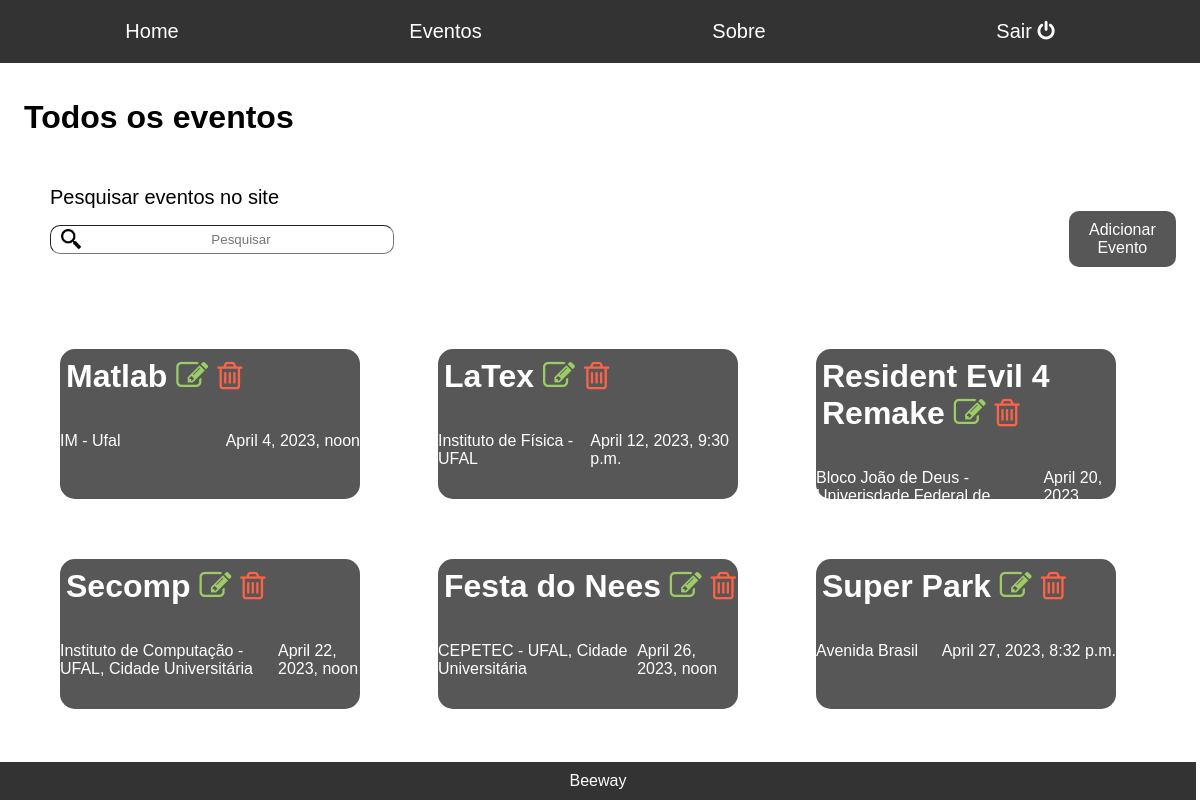
The page /administrador/todos.eventos (signed in) on the database as committed earlier.
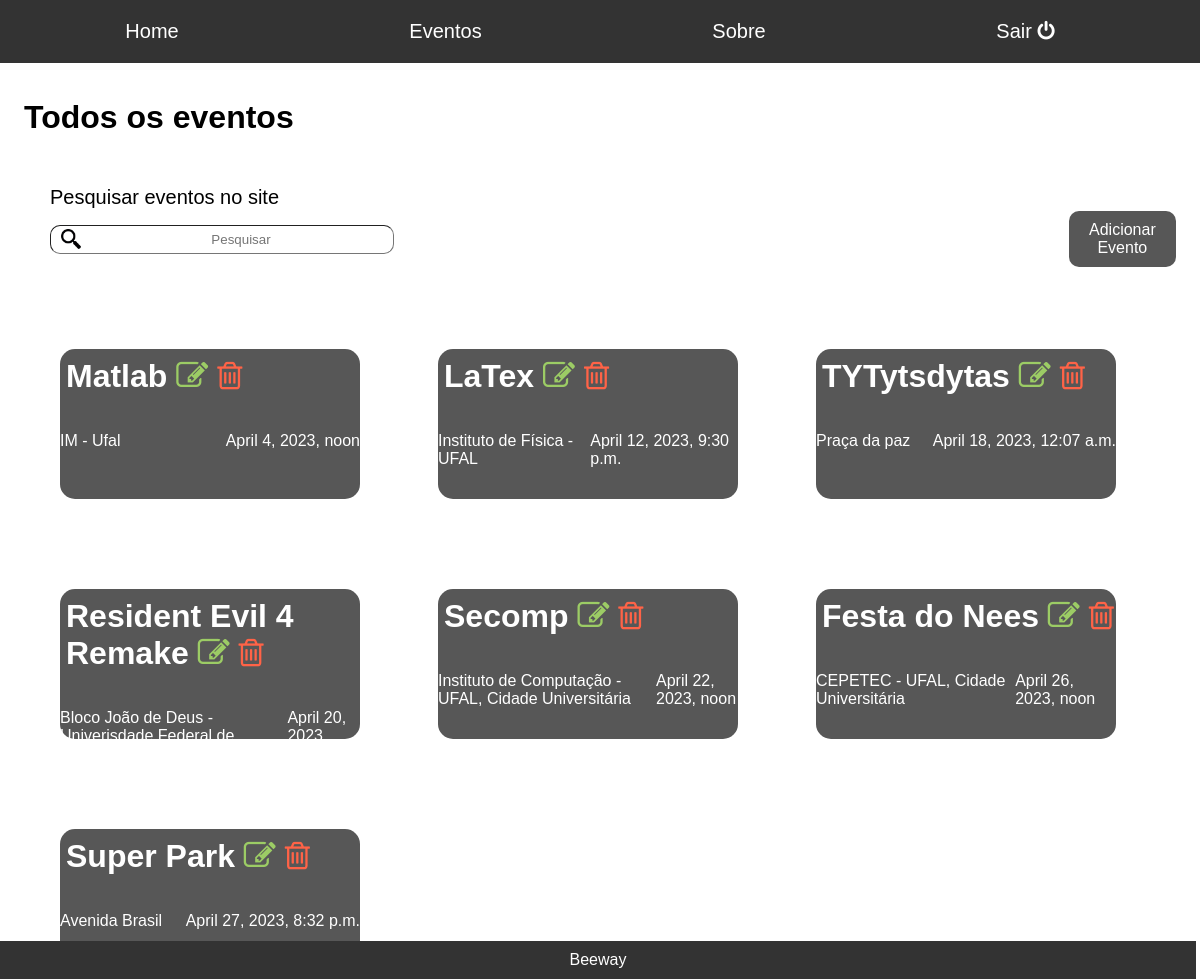
The same page on the database as committed later.
### administrador/models.py (models this page shows, shortened)
class Event(models.Model):
    titulo = models.CharField(max_length=50)
    local = models.CharField(max_length=150)
    data_e_hora = models.DateTimeField()
    descricao = models.TextField()

### administrador/views.py (the view)
# urls.py: path('administrador/todos.eventos', views.todosEventos, name = 'admintodoseventos'),
@user_passes_test(checagem_grupoadmin, login_url = '/accounts/login', redirect_field_name='')
def todosEventos(request):
    search = request.GET.get('search')
    if search:
        eventos_lista = Event.objects.filter(titulo__icontains=search)
    else:
        eventos_lista = Event.objects.all().order_by('data_e_hora')
        """ Adicionar isso quando a paginação puder aparecer na tela
        paginator = Paginator(eventos_lista, 12)
        page = request.GET.get('page')
        eventos = paginator.get_page(page) """
    return (render(request, 'administrador/todos.eventos.html', {'eventos': eventos_lista}))

### administrador/views.py (called while the page is built)
def checagem_grupoadmin(user):
    group = Group.objects.get(name='Administrador')
    return group in user.groups.all()

### administrador/templates/administrador/todos.eventos.html (shortened to what this page needs)
{% extends 'base-administrador.html' %}
{% load static %}
{% block head %}
	<link rel="stylesheet" type="text/css" href="{% static 'css/home.css' %}">
	<link rel="stylesheet" type="text/css" href="{% static 'css/todos.eventos.css' %}">
{% endblock %}
{% block content %}
	<h1>Todos os eventos</h1>
		<div id="y"><p id="search">Pesquisar eventos no site</p></div>
		<div class="container" id="x">
			<form method="GET">
			<input type="text" id="a" placeholder="Pesquisar" name="search" value="{{request.GET.search}}">
			</form>
			<button class="botaoAdd"> <a href="adicionar_evento" style="text-decoration: none; color: #fff">Adicionar Evento </a></button>
		</div>
		<div id="ultimos" class="container">
			{% for eventos in eventos %}
			<div class="evento">
				<h1>
					<a style="text-decoration: none; color: #fff" href= "desc_evento/{{eventos.id}}">{{eventos.titulo}}</a>
					<a style="text-decoration: none; color: #9CCC65" href= "editar_evento/{{eventos.id}}"><i class="fa fa-pencil-square-o" aria-hidden="true"></i></a>
					<a style="text-decoration: none; color: #FF6347" href= "deletar_evento/{{eventos.id}}"><i class="fa fa-trash-o" aria-hidden="true"></i></a>
				</h1>
				<div class="container" id="info">
					<p>{{eventos.local}}</p>
					<p>{{eventos.data_e_hora}}</p>
				</div>
			</div>
			{% endfor %}
		</div>
{% endblock %}

Rows that differ between the two databases and show on the page:
added Event: titulo "TYTytsdytas", local "Praça da paz", data_e_hora "April 18, 2023, 12:07 a.m."
